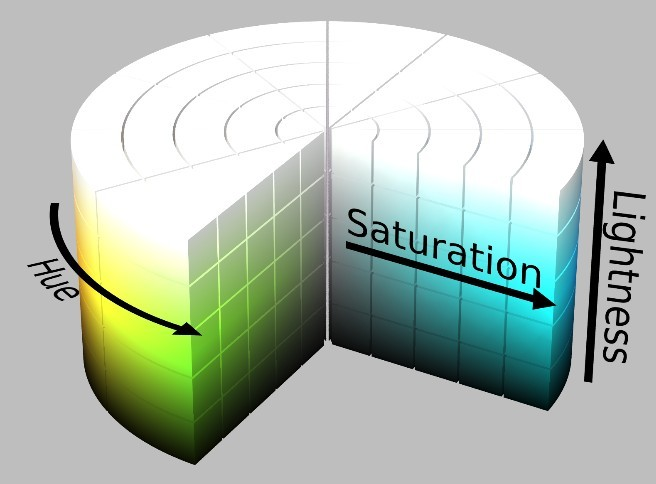
#> input picture ColorSpace/img/HLS.jpg, 656 x 484 px
$ jupyter execute ColorSpace.ipynb
#> lines starting #> are read from the running program, lines starting #| are printed output that depends on the picture; after the words box and inside, x2 and y2 are one past the last pixel; in counts of white or black regions, pixels touching at a corner belong together
[cell 1]
import cv2
import numpy as np
import matplotlib.pyplot as plt

img = cv2.imread("img/HLS.jpg")
#> img is the input picture: shape (484, 656, 3); mean B, G, R 177.1, 188.8, 175.5

# Convert BGR to HLS
imgHLS = cv2.cvtColor(img, cv2.COLOR_BGR2HLS)
#> imgHLS: shape (484, 656, 3); mean of channels 0, 1, 2 24.4, 178.4, 48.7

# range of white color in L channel
# mask = cv2.inRange(imgHLS[:,:,1], lowerb=250, upperb=255)
mask = cv2.inRange(imgHLS, np.array([0,250,0]), np.array([255,255,255]))
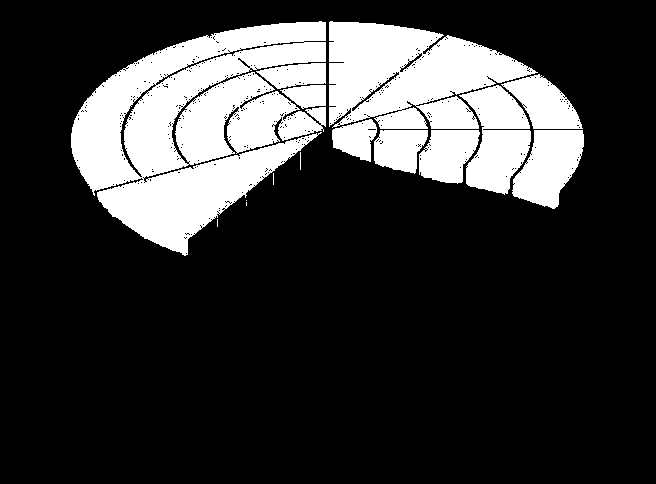
#> mask: shape (484, 656); 21.5% white; 15 white regions (5 under 20 px), largest, box (x1, y1, x2, y2) and area: (71, 21, 326, 256) 34656, (329, 21, 538, 129) 14917, (459, 85, 531, 195) 4840

# Apply Mask to original image
white_mask = cv2.bitwise_and(img, img, mask=mask)

plt.imshow(white_mask)
plt.show()
